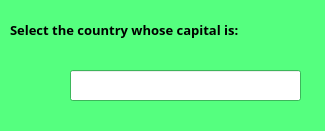
<?xml version="1.0" encoding="UTF-8"?>
<ui version="4.0">
 <class>Dialog</class>
 <widget class="QDialog" name="Dialog">
  <property name="geometry">
   <rect>
    <x>0</x>
    <y>0</y>
    <width>325</width>
    <height>131</height>
   </rect>
  </property>
  <property name="palette">
   <palette>
    <active>
     <colorrole role="WindowText">
      <brush brushstyle="SolidPattern">
       <color alpha="255">
        <red>0</red>
        <green>0</green>
        <blue>0</blue>
       </color>
      </brush>
     </colorrole>
     <colorrole role="Button">
      <brush brushstyle="SolidPattern">
       <color alpha="255">
        <red>85</red>
        <green>255</green>
        <blue>127</blue>
       </color>
      </brush>
     </colorrole>
     <colorrole role="Light">
      <brush brushstyle="SolidPattern">
       <color alpha="255">
        <red>213</red>
        <green>255</green>
        <blue>223</blue>
       </color>
      </brush>
     </colorrole>
     <colorrole role="Midlight">
      <brush brushstyle="SolidPattern">
       <color alpha="255">
        <red>149</red>
        <green>255</green>
        <blue>175</blue>
       </color>
      </brush>
     </colorrole>
     <colorrole role="Dark">
      <brush brushstyle="SolidPattern">
       <color alpha="255">
        <red>42</red>
        <green>127</green>
        <blue>63</blue>
       </color>
      </brush>
     </colorrole>
     <colorrole role="Mid">
      <brush brushstyle="SolidPattern">
       <color alpha="255">
        <red>56</red>
        <green>170</green>
        <blue>84</blue>
       </color>
      </brush>
     </colorrole>
     <colorrole role="Text">
      <brush brushstyle="SolidPattern">
       <color alpha="255">
        <red>0</red>
        <green>0</green>
        <blue>0</blue>
       </color>
      </brush>
     </colorrole>
     <colorrole role="BrightText">
      <brush brushstyle="SolidPattern">
       <color alpha="255">
        <red>255</red>
        <green>255</green>
        <blue>255</blue>
       </color>
      </brush>
     </colorrole>
     <colorrole role="ButtonText">
      <brush brushstyle="SolidPattern">
       <color alpha="255">
        <red>0</red>
        <green>0</green>
        <blue>0</blue>
       </color>
      </brush>
     </colorrole>
     <colorrole role="Base">
      <brush brushstyle="SolidPattern">
       <color alpha="255">
        <red>255</red>
        <green>255</green>
        <blue>255</blue>
       </color>
      </brush>
     </colorrole>
     <colorrole role="Window">
      <brush brushstyle="SolidPattern">
       <color alpha="255">
        <red>85</red>
        <green>255</green>
        <blue>127</blue>
       </color>
      </brush>
     </colorrole>
     <colorrole role="Shadow">
      <brush brushstyle="SolidPattern">
       <color alpha="255">
        <red>0</red>
        <green>0</green>
        <blue>0</blue>
       </color>
      </brush>
     </colorrole>
     <colorrole role="AlternateBase">
      <brush brushstyle="SolidPattern">
       <color alpha="255">
        <red>170</red>
        <green>255</green>
        <blue>191</blue>
       </color>
      </brush>
     </colorrole>
     <colorrole role="ToolTipBase">
      <brush brushstyle="SolidPattern">
       <color alpha="255">
        <red>255</red>
        <green>255</green>
        <blue>220</blue>
       </color>
      </brush>
     </colorrole>
     <colorrole role="ToolTipText">
      <brush brushstyle="SolidPattern">
       <color alpha="255">
        <red>0</red>
        <green>0</green>
        <blue>0</blue>
       </color>
      </brush>
     </colorrole>
    </active>
    <inactive>
     <colorrole role="WindowText">
      <brush brushstyle="SolidPattern">
       <color alpha="255">
        <red>0</red>
        <green>0</green>
        <blue>0</blue>
       </color>
      </brush>
     </colorrole>
     <colorrole role="Button">
      <brush brushstyle="SolidPattern">
       <color alpha="255">
        <red>85</red>
        <green>255</green>
        <blue>127</blue>
       </color>
      </brush>
     </colorrole>
     <colorrole role="Light">
      <brush brushstyle="SolidPattern">
       <color alpha="255">
        <red>213</red>
        <green>255</green>
        <blue>223</blue>
       </color>
      </brush>
     </colorrole>
     <colorrole role="Midlight">
      <brush brushstyle="SolidPattern">
       <color alpha="255">
        <red>149</red>
        <green>255</green>
        <blue>175</blue>
       </color>
      </brush>
     </colorrole>
     <colorrole role="Dark">
      <brush brushstyle="SolidPattern">
       <color alpha="255">
        <red>42</red>
        <green>127</green>
        <blue>63</blue>
       </color>
      </brush>
     </colorrole>
     <colorrole role="Mid">
      <brush brushstyle="SolidPattern">
       <color alpha="255">
        <red>56</red>
        <green>170</green>
        <blue>84</blue>
       </color>
      </brush>
     </colorrole>
     <colorrole role="Text">
      <brush brushstyle="SolidPattern">
       <color alpha="255">
        <red>0</red>
        <green>0</green>
        <blue>0</blue>
       </color>
      </brush>
     </colorrole>
     <colorrole role="BrightText">
      <brush brushstyle="SolidPattern">
       <color alpha="255">
        <red>255</red>
        <green>255</green>
        <blue>255</blue>
       </color>
      </brush>
     </colorrole>
     <colorrole role="ButtonText">
      <brush brushstyle="SolidPattern">
       <color alpha="255">
        <red>0</red>
        <green>0</green>
        <blue>0</blue>
       </color>
      </brush>
     </colorrole>
     <colorrole role="Base">
      <brush brushstyle="SolidPattern">
       <color alpha="255">
        <red>255</red>
        <green>255</green>
        <blue>255</blue>
       </color>
      </brush>
     </colorrole>
     <colorrole role="Window">
      <brush brushstyle="SolidPattern">
       <color alpha="255">
        <red>85</red>
        <green>255</green>
        <blue>127</blue>
       </color>
      </brush>
     </colorrole>
     <colorrole role="Shadow">
      <brush brushstyle="SolidPattern">
       <color alpha="255">
        <red>0</red>
        <green>0</green>
        <blue>0</blue>
       </color>
      </brush>
     </colorrole>
     <colorrole role="AlternateBase">
      <brush brushstyle="SolidPattern">
       <color alpha="255">
        <red>170</red>
        <green>255</green>
        <blue>191</blue>
       </color>
      </brush>
     </colorrole>
     <colorrole role="ToolTipBase">
      <brush brushstyle="SolidPattern">
       <color alpha="255">
        <red>255</red>
        <green>255</green>
        <blue>220</blue>
       </color>
      </brush>
     </colorrole>
     <colorrole role="ToolTipText">
      <brush brushstyle="SolidPattern">
       <color alpha="255">
        <red>0</red>
        <green>0</green>
        <blue>0</blue>
       </color>
      </brush>
     </colorrole>
    </inactive>
    <disabled>
     <colorrole role="WindowText">
      <brush brushstyle="SolidPattern">
       <color alpha="255">
        <red>42</red>
        <green>127</green>
        <blue>63</blue>
       </color>
      </brush>
     </colorrole>
     <colorrole role="Button">
      <brush brushstyle="SolidPattern">
       <color alpha="255">
        <red>85</red>
        <green>255</green>
        <blue>127</blue>
       </color>
      </brush>
     </colorrole>
     <colorrole role="Light">
      <brush brushstyle="SolidPattern">
       <color alpha="255">
        <red>213</red>
        <green>255</green>
        <blue>223</blue>
       </color>
      </brush>
     </colorrole>
     <colorrole role="Midlight">
      <brush brushstyle="SolidPattern">
       <color alpha="255">
        <red>149</red>
        <green>255</green>
        <blue>175</blue>
       </color>
      </brush>
     </colorrole>
     <colorrole role="Dark">
      <brush brushstyle="SolidPattern">
       <color alpha="255">
        <red>42</red>
        <green>127</green>
        <blue>63</blue>
       </color>
      </brush>
     </colorrole>
     <colorrole role="Mid">
      <brush brushstyle="SolidPattern">
       <color alpha="255">
        <red>56</red>
        <green>170</green>
        <blue>84</blue>
       </color>
      </brush>
     </colorrole>
     <colorrole role="Text">
      <brush brushstyle="SolidPattern">
       <color alpha="255">
        <red>42</red>
        <green>127</green>
        <blue>63</blue>
       </color>
      </brush>
     </colorrole>
     <colorrole role="BrightText">
      <brush brushstyle="SolidPattern">
       <color alpha="255">
        <red>255</red>
        <green>255</green>
        <blue>255</blue>
       </color>
      </brush>
     </colorrole>
     <colorrole role="ButtonText">
      <brush brushstyle="SolidPattern">
       <color alpha="255">
        <red>42</red>
        <green>127</green>
        <blue>63</blue>
       </color>
      </brush>
     </colorrole>
     <colorrole role="Base">
      <brush brushstyle="SolidPattern">
       <color alpha="255">
        <red>85</red>
        <green>255</green>
        <blue>127</blue>
       </color>
      </brush>
     </colorrole>
     <colorrole role="Window">
      <brush brushstyle="SolidPattern">
       <color alpha="255">
        <red>85</red>
        <green>255</green>
        <blue>127</blue>
       </color>
      </brush>
     </colorrole>
     <colorrole role="Shadow">
      <brush brushstyle="SolidPattern">
       <color alpha="255">
        <red>0</red>
        <green>0</green>
        <blue>0</blue>
       </color>
      </brush>
     </colorrole>
     <colorrole role="AlternateBase">
      <brush brushstyle="SolidPattern">
       <color alpha="255">
        <red>85</red>
        <green>255</green>
        <blue>127</blue>
       </color>
      </brush>
     </colorrole>
     <colorrole role="ToolTipBase">
      <brush brushstyle="SolidPattern">
       <color alpha="255">
        <red>255</red>
        <green>255</green>
        <blue>220</blue>
       </color>
      </brush>
     </colorrole>
     <colorrole role="ToolTipText">
      <brush brushstyle="SolidPattern">
       <color alpha="255">
        <red>0</red>
        <green>0</green>
        <blue>0</blue>
       </color>
      </brush>
     </colorrole>
    </disabled>
   </palette>
  </property>
  <property name="windowTitle">
   <string>Dialog</string>
  </property>
  <widget class="QLineEdit" name="lineEdit">
   <property name="enabled">
    <bool>true</bool>
   </property>
   <property name="geometry">
    <rect>
     <x>70</x>
     <y>70</y>
     <width>231</width>
     <height>31</height>
    </rect>
   </property>
   <property name="acceptDrops">
    <bool>false</bool>
   </property>
   <property name="readOnly">
    <bool>true</bool>
   </property>
  </widget>
  <widget class="QLabel" name="label_4">
   <property name="geometry">
    <rect>
     <x>10</x>
     <y>10</y>
     <width>421</width>
     <height>41</height>
    </rect>
   </property>
   <property name="font">
    <font>
     <family>Unispace</family>
     <pointsize>14</pointsize>
     <weight>75</weight>
     <bold>true</bold>
    </font>
   </property>
   <property name="text">
    <string>&lt;html&gt;&lt;head/&gt;&lt;body&gt;&lt;p&gt;&lt;span style=&quot; font-family:'Helvetica Neue,Roboto,Segoe UI,sans-serif'; font-size:10pt; color:#000000;&quot;&gt;Select the country whose capital is:&lt;/span&gt;&lt;/p&gt;&lt;/body&gt;&lt;/html&gt;</string>
   </property>
  </widget>
 </widget>
 <resources/>
 <connections/>
</ui>
